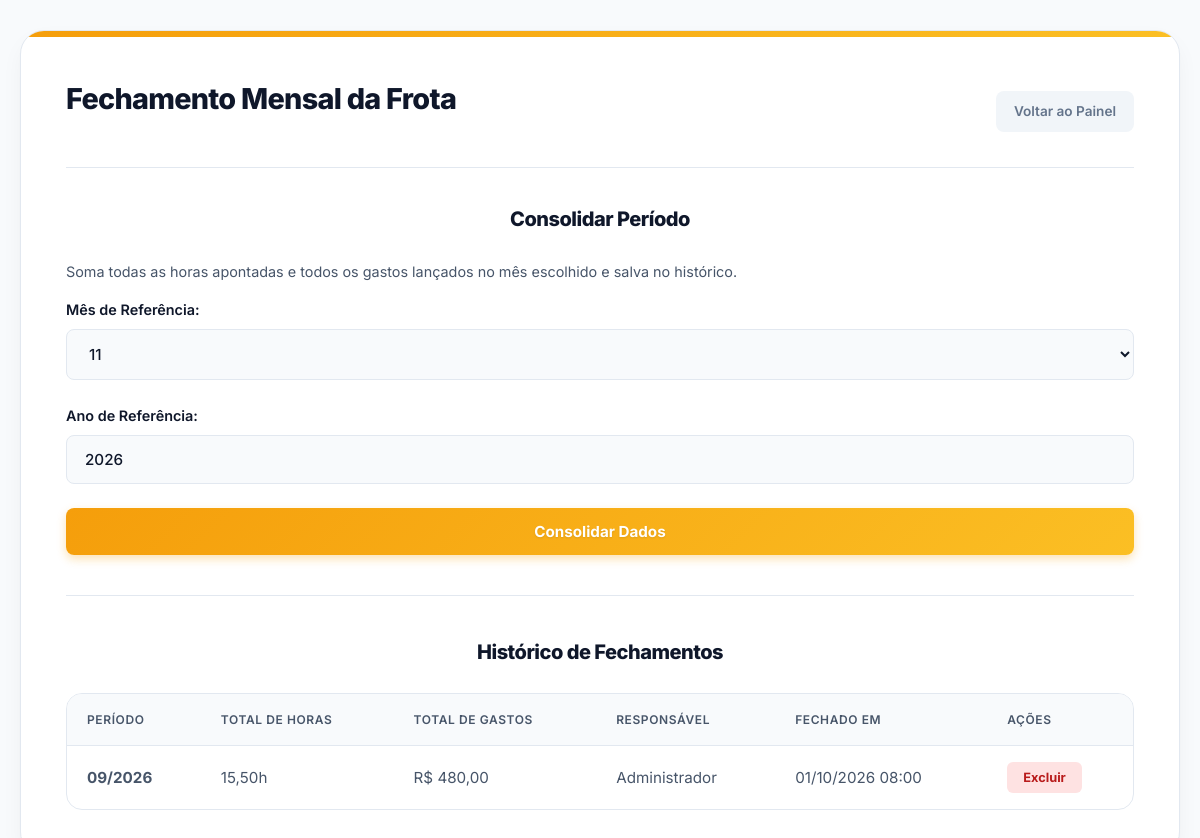
The app's page /fechamento.php (signed in) with its own data.
### tables this page shows
CREATE TABLE fechamentos (
    id           INT AUTO_INCREMENT PRIMARY KEY,
    mes          TINYINT NOT NULL,
    ano          SMALLINT NOT NULL,
    total_horas  DECIMAL(10,2) NOT NULL,
    total_gastos DECIMAL(10,2) NOT NULL,
    usuario_id   INT NOT NULL,
    criado_em    DATETIME NOT NULL DEFAULT CURRENT_TIMESTAMP,
    UNIQUE KEY periodo (mes, ano),
    FOREIGN KEY (usuario_id) REFERENCES usuarios(id)
);

CREATE TABLE usuarios (
    id        INT AUTO_INCREMENT PRIMARY KEY,
    nome      VARCHAR(100) NOT NULL,
    login     VARCHAR(50)  NOT NULL UNIQUE,
    senha     VARCHAR(255) NOT NULL,
    tipo      ENUM('admin', 'operador') NOT NULL DEFAULT 'operador',
    ativo     TINYINT(1) NOT NULL DEFAULT 1,   
    criado_em DATETIME NOT NULL DEFAULT CURRENT_TIMESTAMP
);

### config.php (called while the page is built, shortened)
<?php
function e($texto): string
{
    return htmlspecialchars((string) $texto, ENT_QUOTES, 'UTF-8');
}
function numero($valor): string
{
    return number_format((float) $valor, 2, ',', '.');
}
function moeda($valor): string
{
    return numero($valor);
}
function data_br(?string $data, bool $com_hora = false): string
{
    return date($com_hora ? 'd/m/Y H:i' : 'd/m/Y', strtotime($data));
}

### fechamento.php (the view, shortened to what this page needs)
<?php
require 'config.php';
$historico = $pdo->query(
    'SELECT f.*, u.nome AS responsavel
       FROM fechamentos f
       JOIN usuarios u ON u.id = f.usuario_id
      ORDER BY f.ano DESC, f.mes DESC'
)->fetchAll();
$mes_atual = (int) date('n');
require 'cabecalho.php';
?>
    <div class="container dashboard-container">
        <div class="header-painel">
            <h2>Fechamento Mensal da Frota</h2>
            <a href="painel.php" class="btn-sair">Voltar ao Painel</a>
        </div>
        <div class="form-cadastro">
            <h3>Consolidar Período</h3>
            <p style="color: var(--text-main); font-size: 0.9rem; margin-bottom: 15px;">
                Soma todas as horas apontadas e todos os gastos lançados no mês escolhido e salva no histórico.
            </p>
            <form method="post" action="fechamento.php">
                <div class="form-grid">
                    <div>
                        <label for="mes">Mês de Referência:</label>
                        <select id="mes" name="mes" required class="input-select">
                            <?php for ($i = 1; $i <= 12; $i++): ?>
                                <option value="<?= $i ?>" <?= $i === $mes_atual ? 'selected' : '' ?>><?= str_pad($i, 2, '0', STR_PAD_LEFT) ?></option>
                            <?php endfor; ?>
                        </select>
                    </div>
                    <div>
                        <label for="ano">Ano de Referência:</label>
                        <input id="ano" type="number" name="ano" value="<?= date('Y') ?>" required>
                    </div>
                </div>
                <button type="submit" class="btn-salvar btn-fechamento">Consolidar Dados</button>
            </form>
        </div>
        <hr class="divisor">
        <h3>Histórico de Fechamentos</h3>
        <div class="table-responsive">
            <table>
                <thead>
                    <tr>
                        <th>Período</th>
                        <th>Total de Horas</th>
                        <th>Total de Gastos</th>
                        <th>Responsável</th>
                        <th>Fechado em</th>
                        <th>Ações</th>
                    </tr>
                </thead>
                <tbody>
                    <?php foreach ($historico as $f): ?>
                        <tr>
                            <td data-label="Período"><strong><?= str_pad($f['mes'], 2, '0', STR_PAD_LEFT) ?>/<?= $f['ano'] ?></strong></td>
                            <td data-label="Horas"><?= numero($f['total_horas']) ?>h</td>
                            <td data-label="Gastos">R$ <?= moeda($f['total_gastos']) ?></td>
                            <td data-label="Responsável"><?= e($f['responsavel']) ?></td>
                            <td data-label="Fechado em"><?= data_br($f['criado_em'], true) ?></td>
                            <td>
                                <form method="post" action="fechamento.php" onsubmit="return confirm('Excluir este fechamento?');">
                                    <button type="submit" class="btn-editar" style="width: auto; background: #fee2e2; color: #b91c1c;">Excluir</button>
                                </form>
                            </td>
                        </tr>
                    <?php endforeach; ?>
                </tbody>
            </table>
        </div>
    </div>
</body>
</html>

### style.css (style rules this page uses)
:root { --primary: #f59e0b; --primary-hover: #d97706; --primary-light: #fef3c7; --dark-bg: #0f172a; --dark-hover: #1e293b; --bg-body: #f8fafc; --surface: #ffffff; --text-main: #475569; --text-dark: #0f172a; --border: #e2e8f0; --radius-sm: 8px; --radius-md: 16px; --radius-lg: 24px; --shadow-sm: 0 1px 2px 0 rgba(0, 0, 0, 0.05); --shadow-md: 0 4px 6px -1px rgba(0, 0, 0, 0.1), 0 2px 4px -1px rgba(0, 0, 0, 0.06); --shadow-lg: 0 10px 25px -3px rgba(0, 0, 0, 0.05), 0 4px 6px -2px rgba(0, 0, 0, 0.025); --shadow-float: 0 20px 40px -5px rgba(0, 0, 0, 0.1); }
* { margin: 0; padding: 0; box-sizing: border-box; font-family: 'Inter', -apple-system, BlinkMacSystemFont, "Segoe UI", Roboto, sans-serif; }
body { background-color: var(--bg-body); color: var(--text-main); min-height: 100vh; padding: 30px 20px; line-height: 1.6; -webkit-font-smoothing: antialiased; }
.container { background-color: var(--surface); width: 100%; max-width: 480px; margin: 0 auto 30px auto; padding: 40px; border-radius: var(--radius-lg); box-shadow: var(--shadow-lg); border: 1px solid var(--border); position: relative; overflow: hidden; }
.container::before { content: ''; position: absolute; top: 0; left: 0; width: 100%; height: 6px; background: linear-gradient(90deg, var(--primary), #fbbf24); }
.dashboard-container { max-width: 1250px !important; padding: 45px !important; }
h2, h3 { text-align: center; color: var(--text-dark); margin-bottom: 25px; font-weight: 800; letter-spacing: -0.025em; }
h2 { font-size: 1.8rem; }
h3 { font-size: 1.25rem; }
label { display: block; margin-bottom: 8px; font-weight: 600; color: var(--text-dark); font-size: 0.9rem; }
input[type="text"], input[type="password"], input[type="number"], input[type="date"], input[type="file"], select, .input-select { width: 100%; padding: 14px 18px; margin-bottom: 24px; border: 1px solid var(--border); border-radius: var(--radius-sm); font-size: 0.95rem; background-color: var(--bg-body); color: var(--text-dark); transition: all 0.3s cubic-bezier(0.4, 0, 0.2, 1); font-weight: 500; }
button, .btn-login, .btn-salvar, .btn-fechamento, .btn-excel, .btn-admin, .btn-filtrar, .btn-sair, .link-voltar, .btn-editar, .btn-manutencao, .btn-ia { border-radius: var(--radius-sm); font-size: 0.95rem; font-weight: 700; text-decoration: none; transition: all 0.3s cubic-bezier(0.4, 0, 0.2, 1); display: inline-flex; align-items: center; justify-content: center; gap: 10px; cursor: pointer; border: none; padding: 14px 24px; }
button[type="submit"], button[type="button"]:not(.btn-ia, .btn-editar, .btn-excel, .btn-manutencao) { width: 100%; }
.btn-login, .btn-salvar, .btn-fechamento { background: linear-gradient(135deg, var(--primary), #fbbf24); color: #fff; text-shadow: 0 1px 2px rgba(0,0,0,0.1); box-shadow: 0 4px 10px rgba(245, 158, 11, 0.3); }
.btn-sair, .link-voltar { background-color: #f1f5f9; color: #64748b; padding: 10px 18px; font-size: 0.85rem; font-weight: 600; }
.btn-editar { background-color: #3b82f6; color: #fff; padding: 8px 16px; font-size: 0.8rem; border-radius: 6px; }
.header-painel { display: flex; justify-content: space-between; align-items: center; margin-bottom: 35px; border-bottom: 1px solid var(--border); padding-bottom: 20px; }
.table-responsive { width: 100%; overflow-x: auto; border-radius: var(--radius-md); border: 1px solid var(--border); background: var(--surface); }
table { width: 100%; border-collapse: collapse; font-size: 0.95rem; }
th, td { padding: 16px 20px; border-bottom: 1px solid var(--border); text-align: left; }
th { background-color: #f8fafc; color: var(--text-main); font-weight: 600; text-transform: uppercase; font-size: 0.75rem; letter-spacing: 0.05em; }
tr:last-child td { border-bottom: none; }
.divisor { border: 0; border-top: 1px solid var(--border); margin: 40px 0; }

### records on screen
fechamentos: mes "09", ano "2026", total_horas "15,50", total_gastos "480,00", usuario.nome "Administrador", criado_em "01/10/2026 08:00"

### other values on screen
form field mes "11"
